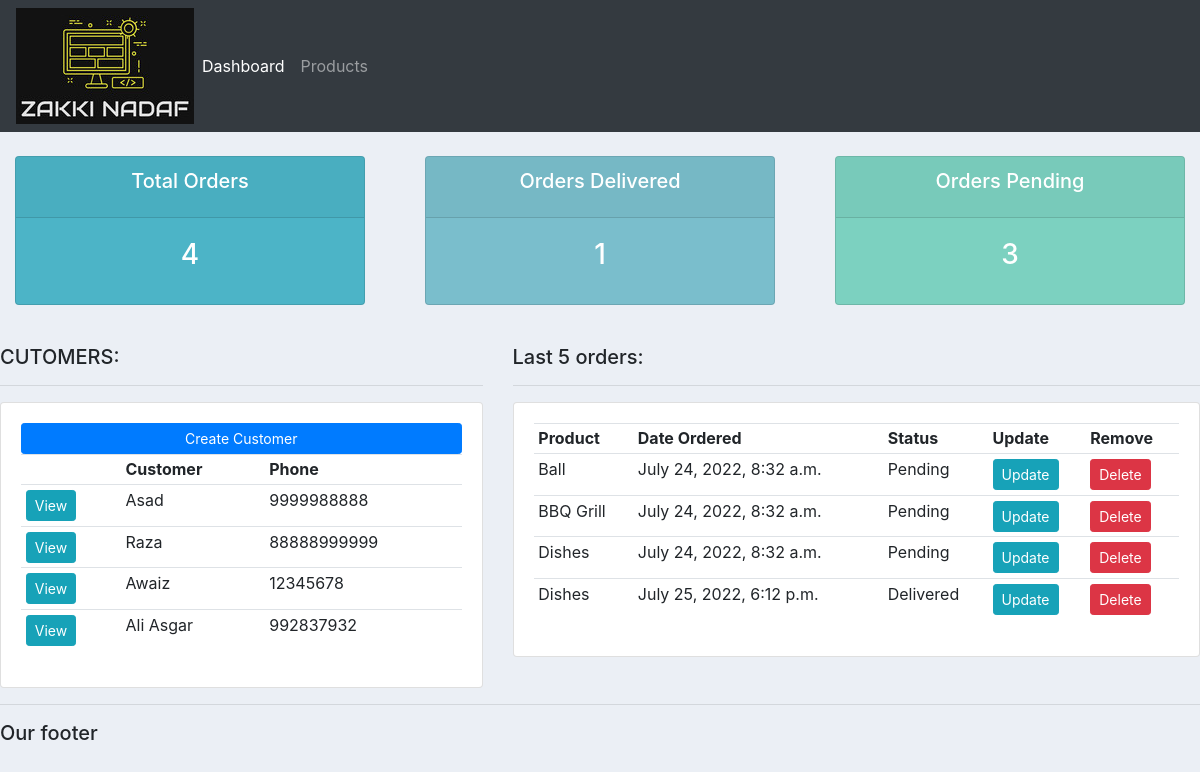
Before: / with the older database file.
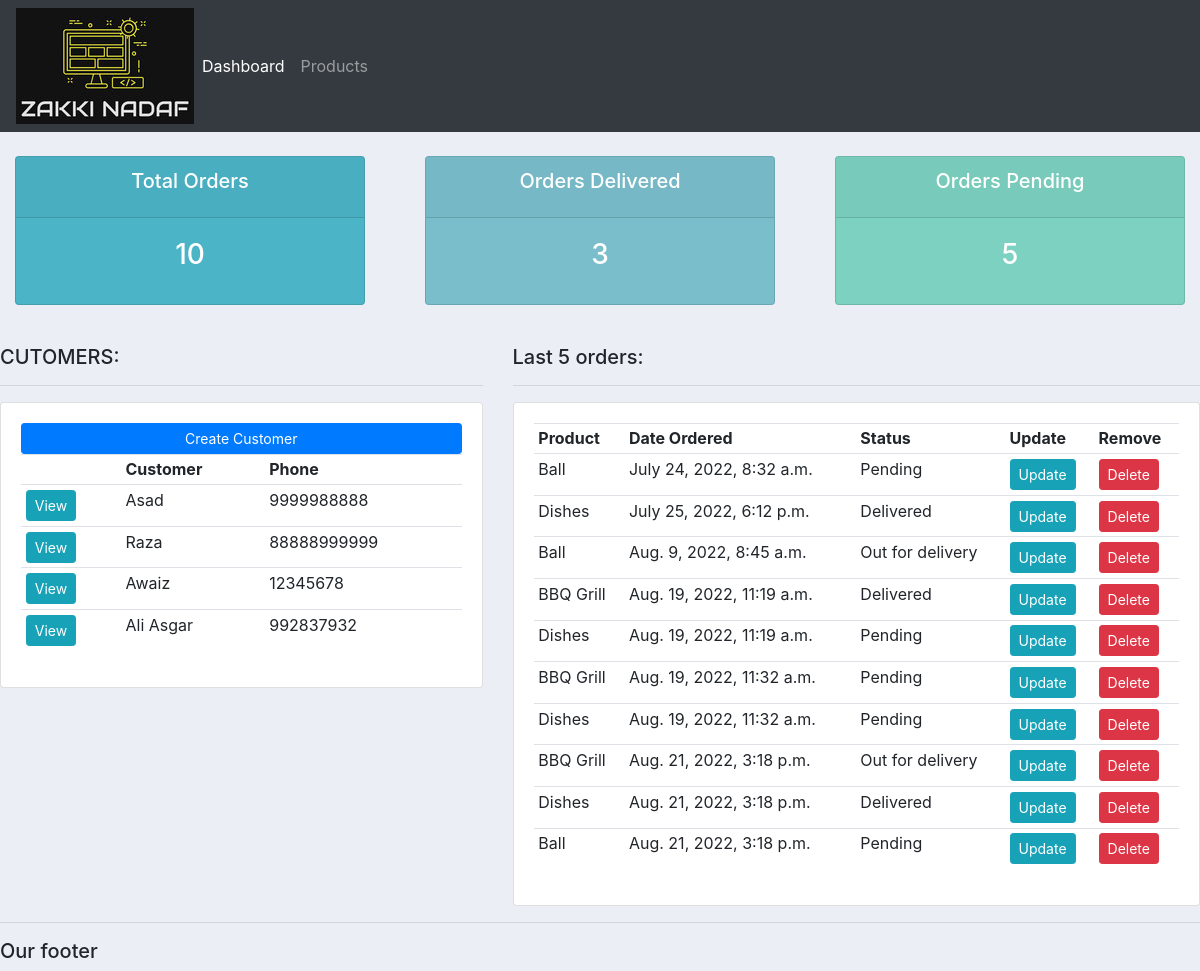
After: the same page with the newer database file.
### accounts/models.py (models this page shows, shortened)
class Customer(models.Model):
    name=models.CharField(max_length=200,null=True)
    phone=models.CharField(max_length=200,null=True)
    email=models.CharField(max_length=200,null=True)
    date_created=models.DateTimeField(auto_now_add=True)

class Order(models.Model):
    STATUS=(
        ('Pending','Pending'),
        ('Out for delivery','Out for delivery'),
        ('Delivered','Delivered'),
    )
    customer=models.ForeignKey(Customer,null=True,on_delete=models.SET_NULL)
    product=models.ForeignKey(Product,null=True,on_delete=models.SET_NULL)
    date_created=models.DateTimeField(auto_now_add=True,null=True)
    status=models.CharField(max_length=200,null=True,choices=STATUS)
    note=models.CharField(max_length=1000,null=True)

class Product(models.Model):
    CATEGORY=(
        ('Indoor','Indoor'),
        ('Outdoor','Outdoor'),
    )
    name=models.CharField(max_length=200,null=True)
    price=models.FloatField(null=True)
    category=models.CharField(max_length=200,null=True,choices=CATEGORY)
    discription=models.CharField(max_length=200,null=True,blank=True)
    date_created=models.DateTimeField(auto_now_add=True,null=True)
    tags=models.ManyToManyField(Tag)
    def __str__(self):
        return self.name

### accounts/views.py (the view)
# urls.py: path('', views.home,name="home"),
def home(request):
    orders=Order.objects.all()
    customers=Customer.objects.all()
    total_customers=customers.count()
    total_orders=orders.count()
    delivered=orders.filter(status='Delivered').count()
    pending=orders.filter(status='Pending').count()
    context={'orders':orders,'customers':customers,'total_customers':total_customers
    ,'total_orders':total_orders,'delivered':delivered,'pending':pending}
    return render(request, 'accounts/dashboard.html',context)

### accounts/templates/accounts/dashboard.html
{%  extends 'accounts/main.html' %}
{% block content %}
{%  include 'accounts/status.html' %}
<br>
<div class="row">
    <div class="col-md-5">
        <h5>CUTOMERS:</h5>
        <hr>
        <div class="card card-body">
            <a class="btn btn-primary btn-sm btn-block" href="">Create Customer</a>
            <table class="table table-sm">
                <tr>
                    <th></th>
                    <th>Customer</th>
                    <th>Phone</th>
                </tr>
                {% for customer in customers %}
                    <tr>
                        <td><a class="btn btn-sm btn-info" href="{% url 'customer' customer.id %}">View</a></td>
                        <td>{{customer.name}}</td>
                        <td>{{customer.phone}}</td>
                    </tr>
                {% endfor %}
            </table>
        </div>
    </div>
    <div class="col-md-7">
        <h5>Last 5 orders:</h5>
        <hr>
        <div class="card card-body">
            <table class="table table-sm">
                <tr>
                    <th>Product</th>
                    <th>Date Ordered</th>
                    <th>Status</th>
                    <th>Update</th>
                    <th>Remove</th>
                </tr>
                {% for order in orders %}
                    <tr>
                        <td>{{order.product}}</td>
                        <td>{{order.date_created}}</td>
                        <td>{{order.status}}</td>
                        <td><a class="btn btn-sm btn-info" href="{% url 'update_order' order.id %}">Update</a></td>
                        <td><a class="btn btn-sm btn-danger" href="{% url 'delete_order' order.id %}">Delete</a></td>
                    </tr>
                {% endfor %}
            </table>
        </div>
    </div>
</div>
{% endblock %}

### accounts/templates/accounts/main.html (shortened to what this page needs)
{% load static %}
<html>
    <head>
        <link rel="stylesheet" href="https://cdn.jsdelivr.net/npm/bootstrap@4.4.1/dist/css/bootstrap.min.css">
        <link rel="stylesheet" type="text/css" href="{% static '/css/main.css' %}">
    </head>
    <body>
        {%  include 'accounts/navbar.html' %}
        {% block content %}
        {% endblock %}
        <hr>
        <h5>Our footer</h5>
    </body>
</html>

### accounts/templates/accounts/navbar.html (shortened to what this page needs)
{% load static %}
<nav class="navbar navbar-expand-lg navbar-dark bg-dark">
        <img src="{% static 'images/logo.png' %}">
        <div class="collapse navbar-collapse" id="navbarNav">
          <ul class="navbar-nav">
            <li class="nav-item active">
              <a class="nav-link" href="{% url 'home' %}">Dashboard</a>
            </li>
            <li class="nav-item">
              <a class="nav-link" href="{% url 'products' %}">Products</a>
            </li>
          </ul>
        </div>
      </nav>

### accounts/templates/accounts/status.html
<br>
<div class="row">
    <div class="col">
        <div class="col-md">
            <div class="card text-center text-white mb-3" id="total-orders">
                <div class="card-header">
                    <h5 class="card-title">Total Orders</h5>
                </div>
                <div class="card-body">
                    <h3 class="card-title">{{total_orders}}</h3>
                </div>
            </div>
        </div>
    </div>
    <div class="col">
        <div class="col-md">
            <div class="card text-center text-white mb-3" id="orders-delivered">
                <div class="card-header">
                    <h5 class="card-title">Orders Delivered</h5>
                </div>
                <div class="card-body">
                <h3 class="card-title">{{delivered}}</h3>
                </div>
            </div>
        </div>
    </div>
    <div class="col">
        <div class="col-md">
            <div class="card text-center text-white mb-3" id="orders-pending">
                <div class="card-header">
                    <h5 class="card-title">Orders Pending</h5>
                </div>
                <div class="card-body">
                    <h3 class="card-title">{{pending}}</h3>
                </div>
            </div>
        </div>
    </div>
</div>

### static/css/main.css (style rules this page uses)
body { background-color: #ebeff5; }
#total-orders { background-color: #4cb4c7; }
#orders-delivered { background-color: #7abecc; }
#orders-pending { background-color: #7cd1c0; }

Changed rows visible on the page:
removed Order: product "BBQ Grill", date_created "July 24, 2022, 8:32 a.m.", status "Pending"
removed Order: product "Dishes", date_created "July 24, 2022, 8:32 a.m.", status "Pending"
added Order: product "Ball", date_created "Aug. 9, 2022, 8:45 a.m.", status "Out for delivery"
added Order: product "BBQ Grill", date_created "Aug. 19, 2022, 11:19 a.m.", status "Delivered"
added Order: product "Dishes", date_created "Aug. 19, 2022, 11:19 a.m.", status "Pending"
added Order: product "BBQ Grill", date_created "Aug. 19, 2022, 11:32 a.m.", status "Pending"
added Order: product "Dishes", date_created "Aug. 19, 2022, 11:32 a.m.", status "Pending"
added Order: product "BBQ Grill", date_created "Aug. 21, 2022, 3:18 p.m.", status "Out for delivery"
added Order: product "Dishes", date_created "Aug. 21, 2022, 3:18 p.m.", status "Delivered"
added Order: product "Ball", date_created "Aug. 21, 2022, 3:18 p.m.", status "Pending"
Other visible differences:
{{ total_orders }}: "4" → "10"
{{ delivered }}: "1" → "3"
{{ pending }}: "3" → "5"
